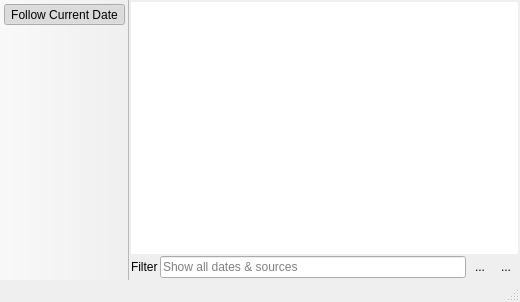
<?xml version="1.0" encoding="UTF-8"?>
<ui version="4.0">
 <class>MainWindow</class>
 <widget class="QMainWindow" name="MainWindow">
  <property name="geometry">
   <rect>
    <x>0</x>
    <y>0</y>
    <width>520</width>
    <height>302</height>
   </rect>
  </property>
  <property name="windowTitle">
   <string>MainWindow</string>
  </property>
  <property name="iconSize">
   <size>
    <width>16</width>
    <height>16</height>
   </size>
  </property>
  <widget class="QWidget" name="centralwidget">
   <layout class="QVBoxLayout" name="verticalLayout">
    <property name="spacing">
     <number>2</number>
    </property>
    <property name="leftMargin">
     <number>2</number>
    </property>
    <property name="topMargin">
     <number>2</number>
    </property>
    <property name="rightMargin">
     <number>2</number>
    </property>
    <property name="bottomMargin">
     <number>2</number>
    </property>
    <item>
     <widget class="TimeSeriesTreeView" name="mTimeSeriesTreeView">
      <property name="sizePolicy">
       <sizepolicy hsizetype="Preferred" vsizetype="Preferred">
        <horstretch>0</horstretch>
        <verstretch>1</verstretch>
       </sizepolicy>
      </property>
      <property name="frameShape">
       <enum>QFrame::NoFrame</enum>
      </property>
      <property name="sizeAdjustPolicy">
       <enum>QAbstractScrollArea::AdjustIgnored</enum>
      </property>
      <property name="alternatingRowColors">
       <bool>true</bool>
      </property>
      <property name="selectionMode">
       <enum>QAbstractItemView::ExtendedSelection</enum>
      </property>
      <property name="sortingEnabled">
       <bool>true</bool>
      </property>
      <attribute name="headerCascadingSectionResizes">
       <bool>true</bool>
      </attribute>
     </widget>
    </item>
    <item>
     <layout class="QHBoxLayout" name="horizontalLayout">
      <property name="spacing">
       <number>2</number>
      </property>
      <item>
       <widget class="QLabel" name="label">
        <property name="text">
         <string>Filter</string>
        </property>
       </widget>
      </item>
      <item>
       <widget class="QgsFilterLineEdit" name="tbFilterExpression">
        <property name="placeholderText">
         <string>Show all dates &amp; sources</string>
        </property>
        <property name="qgisRelation" stdset="0">
         <string notr="true"/>
        </property>
       </widget>
      </item>
      <item>
       <widget class="QToolButton" name="btnUseRegex">
        <property name="text">
         <string>...</string>
        </property>
        <property name="autoRaise">
         <bool>true</bool>
        </property>
       </widget>
      </item>
      <item>
       <widget class="QToolButton" name="btnCaseSensitive">
        <property name="text">
         <string>...</string>
        </property>
        <property name="autoRaise">
         <bool>true</bool>
        </property>
       </widget>
      </item>
     </layout>
    </item>
   </layout>
  </widget>
  <widget class="QStatusBar" name="mStatusBar"/>
  <widget class="QToolBar" name="mToolBar">
   <property name="windowTitle">
    <string>Time Series</string>
   </property>
   <property name="movable">
    <bool>false</bool>
   </property>
   <property name="allowedAreas">
    <set>Qt::LeftToolBarArea</set>
   </property>
   <property name="orientation">
    <enum>Qt::Vertical</enum>
   </property>
   <property name="floatable">
    <bool>false</bool>
   </property>
   <attribute name="toolBarArea">
    <enum>LeftToolBarArea</enum>
   </attribute>
   <attribute name="toolBarBreak">
    <bool>false</bool>
   </attribute>
   <addaction name="optionFollowCurrentDate"/>
  </widget>
  <action name="optionFollowCurrentDate">
   <property name="checkable">
    <bool>true</bool>
   </property>
   <property name="checked">
    <bool>true</bool>
   </property>
   <property name="icon">
    <iconset resource="eotsv_resources.qrc">
     <normaloff>:/eotimeseriesviewer/icons/mapview.svg</normaloff>:/eotimeseriesviewer/icons/mapview.svg</iconset>
   </property>
   <property name="text">
    <string>Follow Current Date</string>
   </property>
   <property name="toolTip">
    <string>Activate to focus the view on the current date</string>
   </property>
  </action>
  <action name="optionUseRegex">
   <property name="checkable">
    <bool>true</bool>
   </property>
   <property name="text">
    <string>.*</string>
   </property>
   <property name="toolTip">
    <string>Activate to filter by regular expression</string>
   </property>
  </action>
  <action name="optionCaseSensitive">
   <property name="checkable">
    <bool>true</bool>
   </property>
   <property name="text">
    <string>Aa</string>
   </property>
   <property name="toolTip">
    <string>Activate to filter case sensitive</string>
   </property>
  </action>
 </widget>
 <customwidgets>
  <customwidget>
   <class>QgsFilterLineEdit</class>
   <extends>QLineEdit</extends>
   <header>qgsfilterlineedit.h</header>
  </customwidget>
  <customwidget>
   <class>TimeSeriesTreeView</class>
   <extends>QTreeView</extends>
   <header>eotimeseriesviewer.timeseries.widgets</header>
  </customwidget>
 </customwidgets>
 <resources>
  <include location="eotsv_resources.qrc"/>
  <include location="../../../QGIS/images/images.qrc"/>
 </resources>
 <connections/>
</ui>
